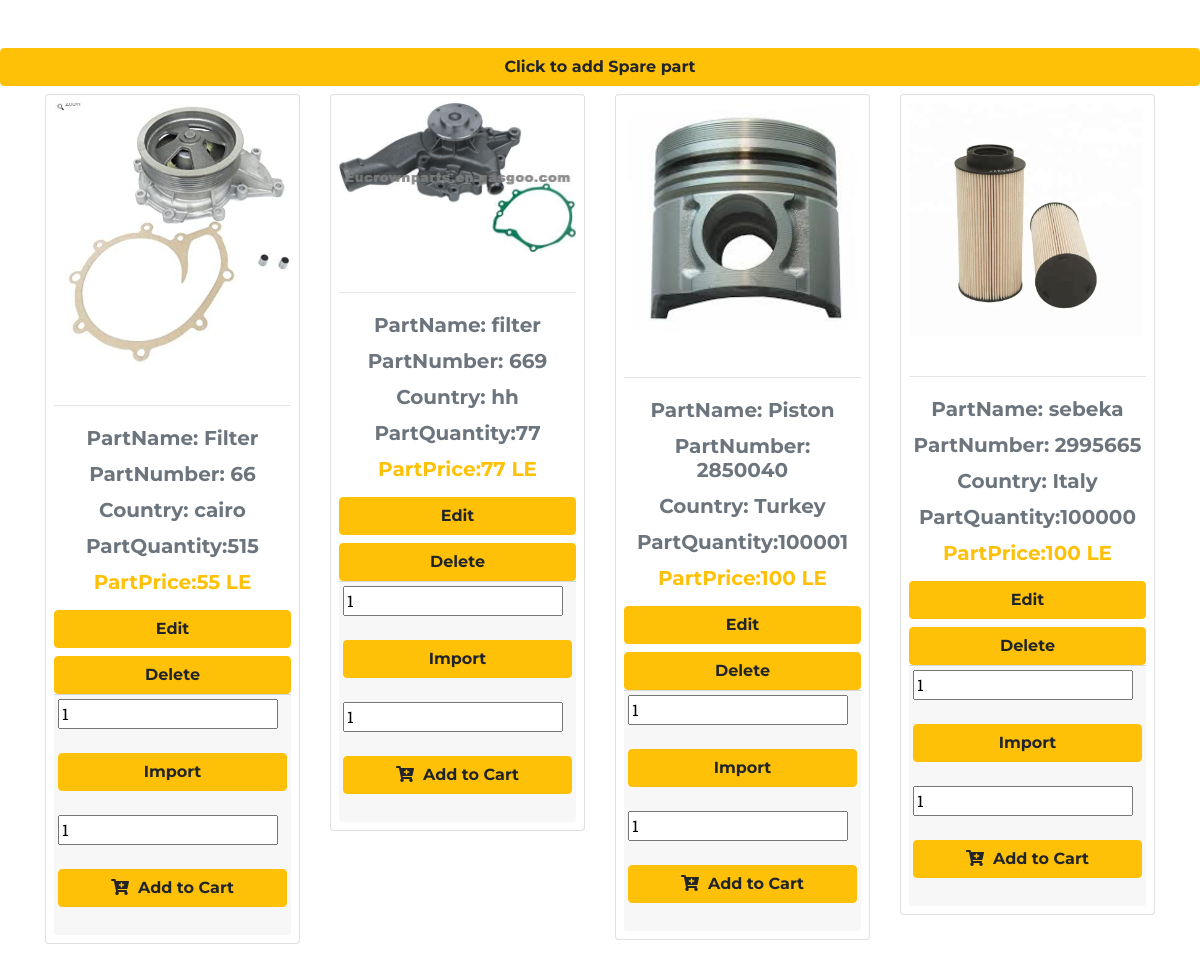
/SpareParts.php?CarID=1, run on the app's committed database.
### tables this page shows
CREATE TABLE `sparepart` (
  `PartNumber` int(255) NOT NULL,
  `PartName` varchar(255) NOT NULL,
  `partCountry` varchar(255) NOT NULL,
  `partPrice` int(255) NOT NULL,
  `partQuantity` int(255) NOT NULL,
  `image` varchar(255) NOT NULL,
  `CarID` int(255) NOT NULL,
  `user_ID` int(255) NOT NULL
);

### app/view/View.php (called while the page is built, shortened)
<?php
abstract class  View
{
    public function __construct($controller, $model) {
        $this->model = $model;
    }
}
?>

### app/db/database.php (called while the page is built, shortened)
<?php
class Database {
    private static $Instance;
    private $LocalHost = "localhost";
    private $Name = "root";
    private $Password = "";
    private $DBname = "autosparecar";
    public $Connection;
    public function __construct() {
        $this->Connection = new mysqli($this->LocalHost, $this->Name, $this->Password, $this->DBname);
    }
    public static function GetInstance() {
        if(!isset(self::$Instance)) {
            self::$Instance = new self();
        }
            return self::$Instance;
    }
    public function GetConnection() {
       return $this->Connection;
    }
}
?>

### app/model/SpareParts.php (called while the page is built, shortened)
<?php
require_once(__ROOT__ . "model/SparePart.php");
class SpareParts extends Model
{
	private $SpareParts;
	private $CarID;
	function __construct($CarID)
	{
        $this->CarID = $CarID;
	}
function fillArray()
	{
		$this->SpareParts = array();
		$result = $this->readSpareParts($this->CarID);
		while ($row = $result->fetch_assoc())
		{
			array_push($this->SpareParts, new SparePart($row["PartNumber"]));
		}
	}
	function getSpareParts()
	{
        $d1= Database::GetInstance();
		$this->fillArray();
		return $this->SpareParts;
	}
	function readSpareParts($CarID)
	{
		$Parts="SELECT * FROM `sparepart` where `CarID`='$CarID'";
        $d1= Database::GetInstance();
        $result = mysqli_query($d1->GetConnection(), $Parts);
		if ($result->num_rows > -1)
		{
			return $result;
		}
		else
		{
			return false;
		}
	}
}
?>

### app/model/SparePart.php (called while the page is built, shortened)
<?php
require_once(__ROOT__ ."db/database.php");
class SparePart extends Model
{
	private $PartNumber;
	private $PartName;
	private $partCountry;
	private $partPrice;
	private $partQuantity;
	private $image;
	private $CarID;
	function __construct($PartNumber,$PartName="",$partCountry="",$partPrice="",$partQuantity="",$image="",$CarID="",$user_ID="")
	{
		$this->PartNumber = $PartNumber;
        $d1= Database::GetInstance();
    	if (""===$PartName)
	    {
	        $this->readSparePart($PartNumber);
	    }
	}
	function getPartNumber()
	{
		return $this->PartNumber;
	}
	function getPartName()
	{
		return $this->PartName;
	}
	function getpartCountry()
	{
		return $this->partCountry;
	}
	function getpartPrice()
	{
		return $this->partPrice;
	}
	function getpartQuantity()
	{
		return $this->partQuantity;
	}
	function getimage()
	{
		return $this->image;
	}
	function getCarID()
	{
		return $this->CarID;
	}
	function readSparePart($PartNumber)
	{
		$sql = "SELECT * FROM `sparepart` WHERE PartNumber=".$PartNumber;
        $d1= Database::GetInstance();
        $result = mysqli_query($d1->GetConnection(), $sql);
		if ($result->num_rows == 1){
			$row=mysqli_fetch_array($result);
			$this->PartName = $row['PartName'];
			$this->partCountry = $row['partCountry'];
			$this->partPrice = $row['partPrice'];
			$this->partQuantity = $row['partQuantity'];
			$this->image = $row['image'];
			$this->CarID=$row['CarID'];
		}
	}
}

### app/view/SparePartView.php (the view, shortened to what this page needs)
<?php
include"View.php";
class ViewSparePart extends View
{
    public function output()
    {
        $str='<!DOCTYPE html>
		<html lang="en">
		<head>
		<style>
		body{
				color: #fff;
				background: #000000;
			}
		</style>
		  <meta charset="utf-8">
		  <meta name="viewport" content="width=device-width, initial-scale=1, shrink-to-fit=no">
		  <meta name="description" content="">
		  <meta name="author" content="">
		  <title>Auto spare parts</title>
			<link rel="stylesheet" href="https://maxcdn.bootstrapcdn.com/bootstrap/4.5.0/css/bootstrap.min.css">
		  <link href="vendor/bootstrap/css/bootstrap.min.css" rel="stylesheet">
		  <link href="vendor/fontawesome-free/css/all.min.css" rel="stylesheet" type="text/css">
		  <link href="https://fonts.googleapis.com/css?family=Montserrat:400,700" rel="stylesheet" type="text/css">
		  <link href="https://fonts.googleapis.com/css?family=Kaushan+Script" rel="stylesheet" type="text/css">
		  <link href="https://fonts.googleapis.com/css?family=Droid+Serif:400,700,400italic,700italic" rel="stylesheet" type="text/css">
		  <link href="https://fonts.googleapis.com/css?family=Roboto+Slab:400,100,300,700" rel="stylesheet" type="text/css">
		  <link href="css/agency.min.css" rel="stylesheet">
		</head>
		<br><br>
		<body>
		<div class=""></div>
		<script src="https://ajax.googleapis.com/ajax/libs/jquery/3.5.1/jquery.min.js"></script>
<script src="https://cdnjs.cloudflare.com/ajax/libs/popper.js/1.16.0/umd/popper.min.js"></script>
<script src="https://maxcdn.bootstrapcdn.com/bootstrap/4.5.0/js/bootstrap.min.js"></script>';
        foreach ($this->model->getSpareParts() as $SparePart) {
            $str.="<button type='submit'class='btn btn-warning btn-block' name='Add' id='Add'
					    onclick=\"location.href='SparePart.php?action=add&CarID=".$SparePart->getCarID()."&id=undefined'\">Click to add Spare part</button>";
            $str.='
		<div class="container">
		 <div class="row mt-2 pb-3">';
            foreach ($this->model->getSpareParts() as $SparePart) {
                $str.='<div class="col-sm-6 col-md-4 col-lg-3 mb-2">
		  			<div class="card-deck">
					   <div class="card p-2 border-seconadry mb-2">
		  			 <img src="img/'.$SparePart->getimage() .' "class="card-img-top" hight="250"/><b1r><br><hr>
		  			 <div class="card-body p-1">
		  			 	<h5 class="card-title text-center text-secondary" name="partName">PartName: '.$SparePart->getPartName() .'</h5>
						<h5 class="card-title text-center text-secondary" name="partNumber">PartNumber: '.$SparePart->getPartNumber() .'</h5>
						<h5 class="card-title text-center text-secondary" name="partCountry">Country: '.$SparePart->getpartCountry() .'</h5>
						<h5 class="card-title text-center text-secondary" name="quantity">PartQuantity:'.$SparePart->getpartQuantity() .'</h5>
						<h5 class="card-title text-center text-warning" name="hidden_price">PartPrice:'.$SparePart->getpartPrice() .' LE</h5>
					   </div>';
                $str.="
					   <button type='submit'class='btn btn-warning btn-block' name='Edit' id='Edit'
					    onclick=\"location.href='SparePart.php?action=edit&id=".$SparePart->getPartNumber()."'\">Edit</button>
					<button type='submit' class='btn btn-warning btn-block' name='Delete' id='Delete'
					 onclick=\"location.href='SparePart.php?action=delete&id=".$SparePart->getPartNumber()."'\">Delete </button>
				   ";
                $str.=' <form action="Transactions.php?action=Import&id='.$SparePart->getPartNumber().'" method="post">
		  			 <div class="card-footer p-1">
						<input type="text"  name="Qty" value="1"><br><br>
						<button type="submit"  class="btn btn-warning btn-block" name="Import" id="Import" >Import</button><br>
					</form>
					<form action="Cart.php?action=cart&partNumber='.$SparePart->getPartNumber().'" method="post">
					 <input type="text" id="Qty" name="Qty" value="1"><br><br>
						<button type="submit"  class="btn btn-warning btn-block" name="cart" id="cart"><i class ="fas fa-cart-plus"></i>&nbsp;&nbsp;Add to Cart</button><br>
						</form>
		  			 </div>
					   </div>
		  			</div>
		  		   </div>';
            }
            $str.=' </div>
		</div>';
            return $str;
        }
    }
    }

### app/view/SparePartView.php (style rules this page uses)
body { color: #fff; background: #000000; }

### data on the page
sparepart: image (picture), PartName "Filter", PartNumber "66", partCountry "cairo", partQuantity "515", partPrice "55"
sparepart: image (picture), PartName "filter", PartNumber "669", partCountry "hh", partQuantity "77", partPrice "77"
sparepart: image (picture), PartName "Piston", PartNumber "2850040", partCountry "Turkey", partQuantity "100001", partPrice "100"
sparepart: image (picture), PartName "sebeka", PartNumber "2995665", partCountry "Italy", partQuantity "100000", partPrice "100"
